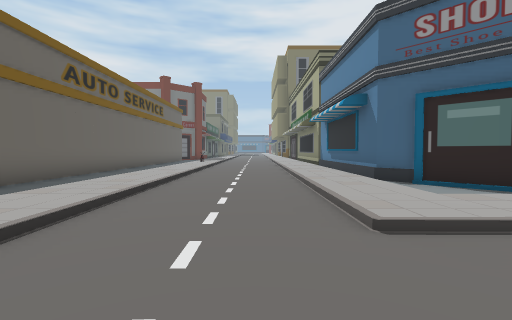
View 1 (above)

22 first-person views from a walk through a Unity game level. The camera is 1.4 m above the floor, tilts 2° down and sees 85° across. The floor is counted in squares, 2 m on a side. Each view is taken from the middle of a square. On the plan, view 1 faces up. The plan holds only what a view shows up to about 9 squares ahead; the rest is blank. The place goes on beyond the plan. The player is left out. Some surface patterns are stand-ins.

View 2
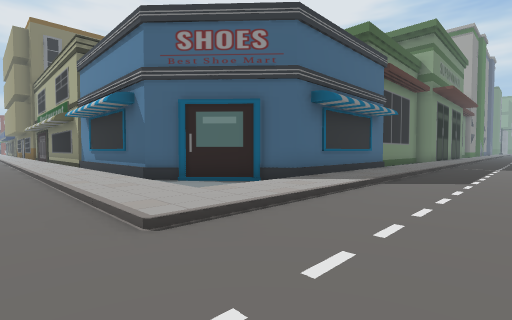

View 3
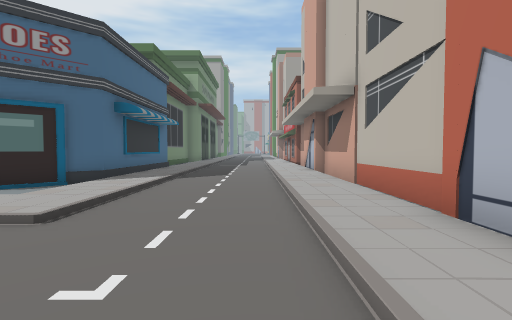

View 4
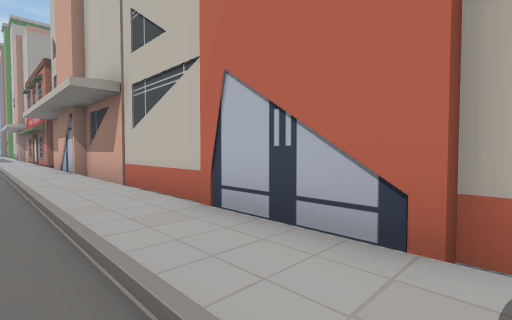

View 5
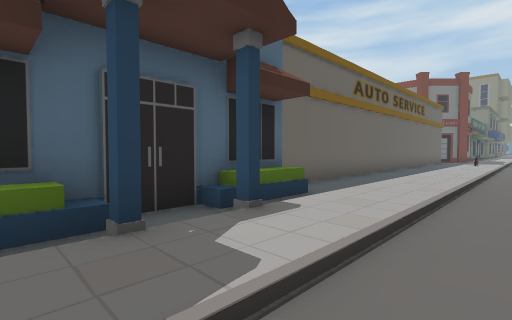

View 6
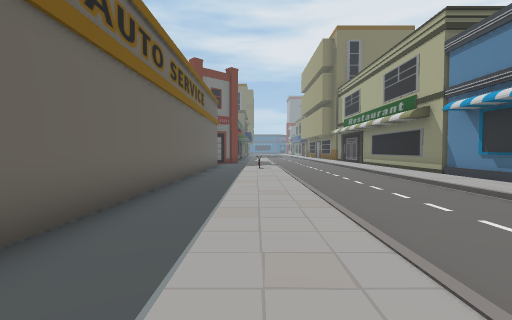

View 7
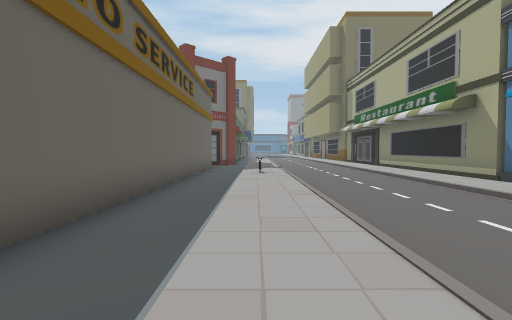

View 8
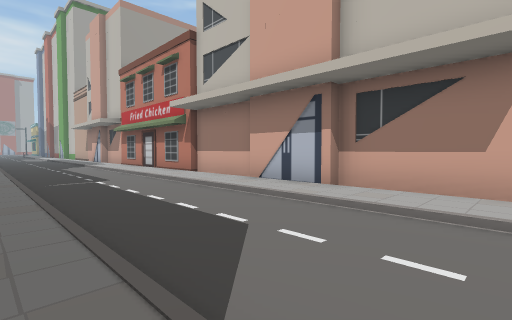

View 9
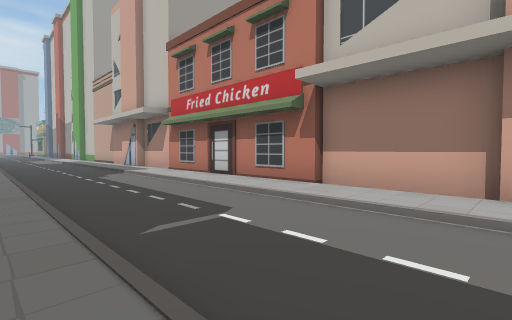

View 10
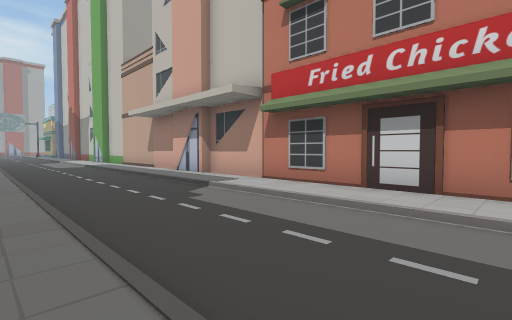

View 11
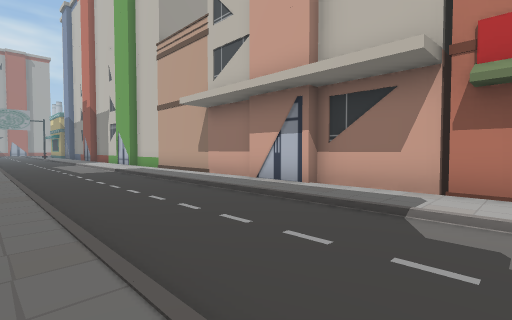

View 12
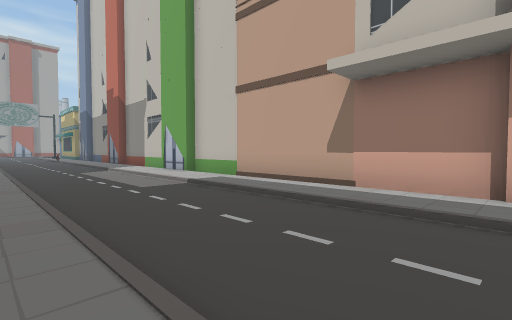

View 13
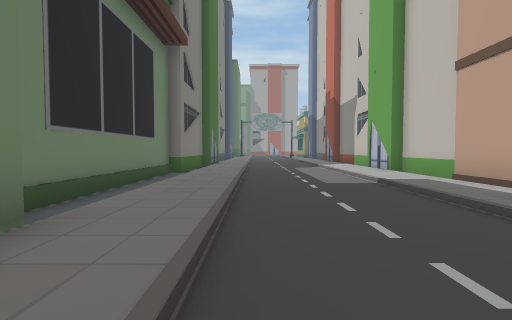

View 14
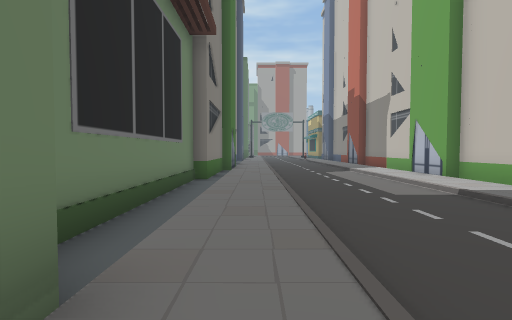

View 15
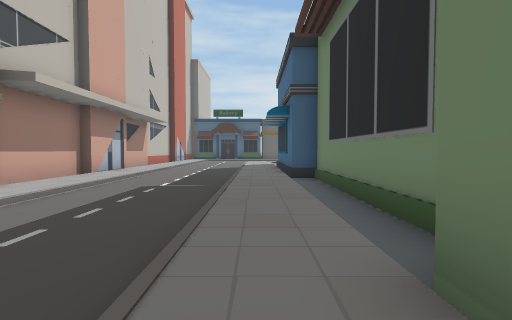

View 16
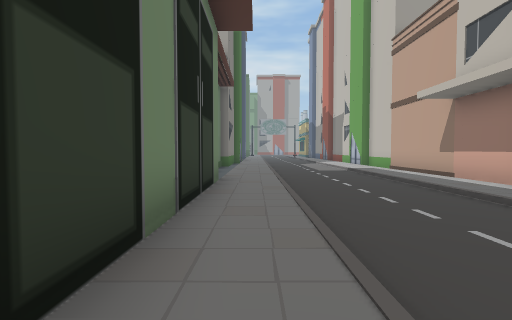

View 17
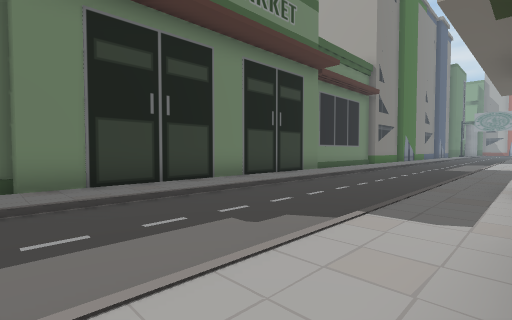

View 18
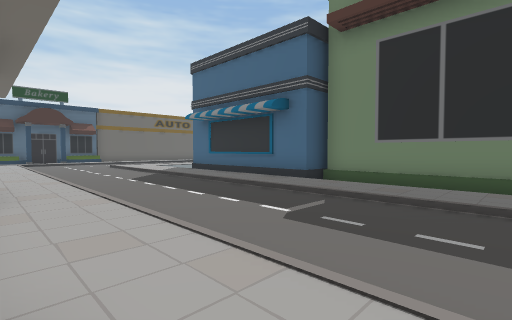

View 19
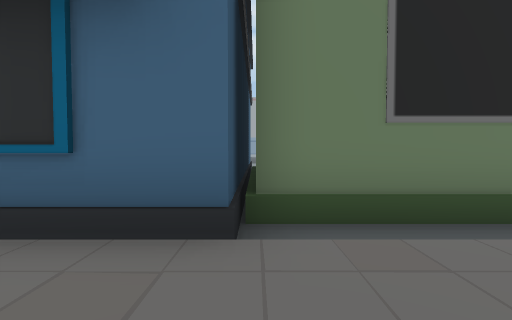

View 20
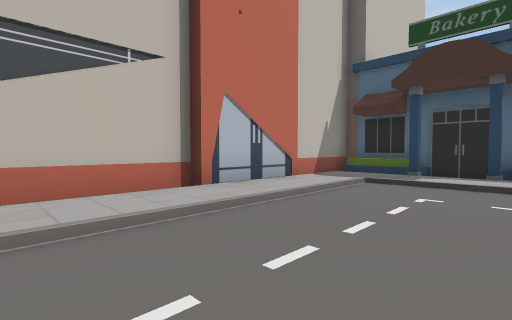

View 21
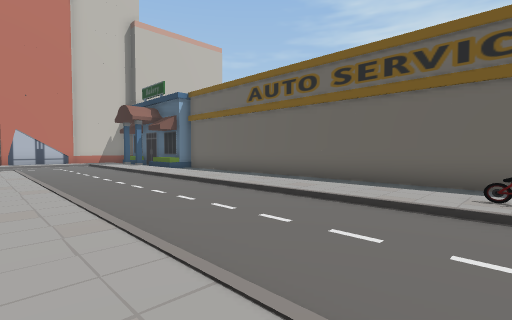

View 22
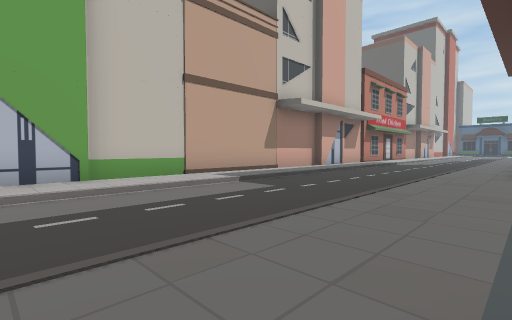

### Floor plan
Key: @ floor where view 1 was taken; # wall or solid block; . main floor; : floor 0.25 m higher than the main floor; / step, stairs or slope; ^ raised ledge; O other object.
Columns run from 5 left of view 1 to 34 right of it. Each row starts with its distance up from view 1.
 15 #.O/../:O
 14 #.:/../:O
 13 #.:/../:OOO
 12 #.:/../:#
 11 #.:/../:#
 10 #.:/../:#       ^
  9 #.:/../:#       ^
  8 #.:/../:#       ^
  7 #.:/../:#       ^
  6 #.:/../:.##     ^
  5 #.:/../:./##    ^#######       #######OO
  4 #.:/../:///######//////#########////////
  3 O.:/../:::::::::::::::::::::::::::::::::
  2 O.:/....................................
  1 O.:/....................................
  0 O/O/.@..................................
 -1 O/::::::::::::::::::::::::::::::::::::::
 -2 OO//OOO::::::OOO////////////OO////////OO
 -3  OOO  OOOOOOOO OOOO#######OO  OO####OOO

Where each view was taken, in squares from view 1:
view 1: 0 up, 0 right, facing up
view 2: 0 up, 0 right, facing up-right
view 3: 0 up, 2 left, facing right
view 4: 0 up, 2 left, facing down-right
view 5: 1 down, 1 left, facing up-left
view 6: 4 up, 3 left, facing up
view 7: 6 up, 3 left, facing up
view 8: 3 up, 5 right, facing down-right
view 9: 3 up, 10 right, facing down-right
view 10: 3 up, 15 right, facing down-right
view 11: 3 up, 19 right, facing down-right
view 12: 3 up, 24 right, facing down-right
view 13: 2 up, 24 right, facing right
view 14: 3 up, 25 right, facing right
view 15: 3 up, 19 right, facing left
view 16: 3 up, 19 right, facing right
view 17: 2 down, 17 right, facing up-right
view 18: 2 down, 15 right, facing up-left
view 19: 2 up, 11 right, facing up
view 20: 2 up, 4 right, facing down-left
view 21: 15 up, 2 right, facing down-left
view 22: 4 up, 34 right, facing down-left
